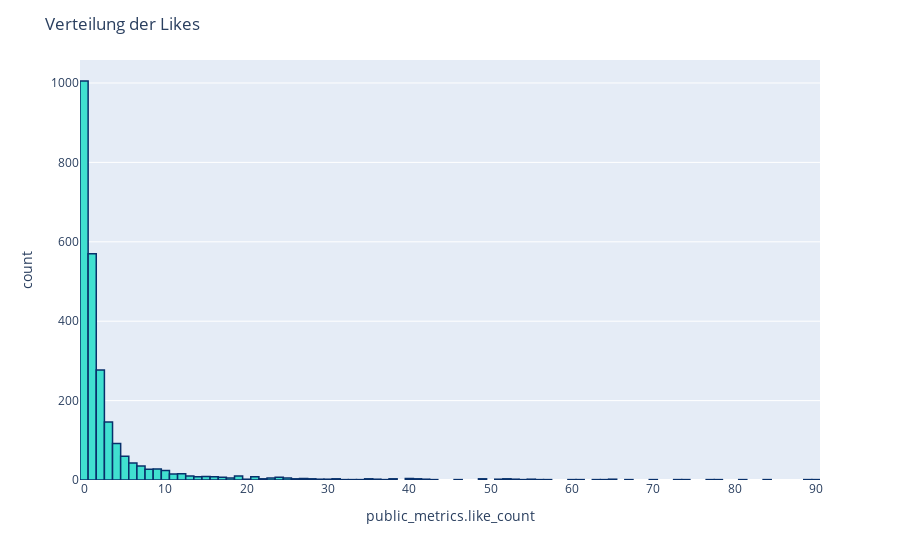

Source (notebook cell):
### Code cell
# Importsimport matplotlib.pyplot as plt
import seaborn as sns
color = sns.color_palette()
%matplotlib inline
import plotly.offline as py
py.init_notebook_mode(connected=True)
import plotly.graph_objs as go
import plotly.tools as tls
import plotly.express as px
# Product Scores
fig = px.histogram(df_selected[df_selected['public_metrics.like_count']<101], x="public_metrics.like_count")
fig.update_traces(marker_color="turquoise",marker_line_color='rgb(8,48,107)',
                  marker_line_width=1.5)
fig.update_layout(title_text='Verteilung der Likes')
fig.show()

### Figure 1 — Plotly figure (JSON) as saved in the notebook; plotly's stock layout.template omitted (floating-point values rounded to 4 significant figures; data arrays with more than 128 entries replaced by an {"elided": "..."} marker saying what was removed)
{"data": [{"alignmentgroup": "True", "bingroup": "x", "hovertemplate": "public_metrics.like_count=%{x}<br>count=%{y}<extra></extra>", "legendgroup": "", "marker": {"color": "turquoise", "line": {"color": "rgb(8,48,107)", "width": 1.5}, "pattern": {"shape": ""}}, "name": "", "offsetgroup": "", "orientation": "v", "showlegend": false, "type": "histogram", "x": {"elided": "2496 int values"}, "xaxis": "x", "yaxis": "y"}], "layout": {"barmode": "relative", "legend": {"tracegroupgap": 0}, "margin": {"t": 60}, "title": {"text": "Verteilung der Likes"}, "xaxis": {"anchor": "y", "domain": [0, 1], "title": {"text": "public_metrics.like_count"}}, "yaxis": {"anchor": "x", "domain": [0, 1], "title": {"text": "count"}}}}
